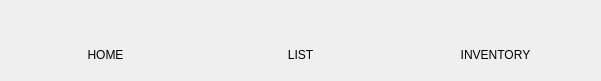
   <widget class="QWidget" name="layoutWidget">
    <property name="geometry">
     <rect>
      <x>240</x>
      <y>10</y>
      <width>601</width>
      <height>81</height>
     </rect>
    </property>
    <layout class="QGridLayout" name="gridLayout">
     <item row="0" column="0">
      <widget class="QPushButton" name="btnHome">
       <property name="cursor">
        <cursorShape>PointingHandCursor</cursorShape>
       </property>
       <property name="toolTip">
        <string>Quản lý các dự án</string>
       </property>
       <property name="styleSheet">
        <string notr="true">QPushButton#btnHome:hover {
background-color: rgb(255, 255, 255);
border-radius: 35px;
}</string>
       </property>
       <property name="text">
        <string/>
       </property>
       <property name="icon">
        <iconset resource="img.qrc">
         <normaloff>:/img/home.svg</normaloff>:/img/home.svg</iconset>
       </property>
       <property name="iconSize">
        <size>
         <width>40</width>
         <height>40</height>
        </size>
       </property>
       <property name="flat">
        <bool>true</bool>
       </property>
      </widget>
     </item>
     <item row="1" column="0">
      <widget class="QLabel" name="label">
       <property name="text">
        <string>HOME</string>
       </property>
       <property name="alignment">
        <set>Qt::AlignCenter</set>
       </property>
      </widget>
     </item>
     <item row="0" column="1">
      <widget class="QPushButton" name="btnList">
       <property name="cursor">
        <cursorShape>PointingHandCursor</cursorShape>
       </property>
       <property name="toolTip">
        <string>Quản lý thời gian biểu</string>
       </property>
       <property name="styleSheet">
        <string notr="true">QPushButton#btnList:hover {
background-color: rgb(255, 255, 255);
border-radius: 35px;
}</string>
       </property>
       <property name="text">
        <string/>
       </property>
       <property name="icon">
        <iconset resource="img.qrc">
         <normaloff>:/img/calendar.svg</normaloff>:/img/calendar.svg</iconset>
       </property>
       <property name="iconSize">
        <size>
         <width>33</width>
         <height>33</height>
        </size>
       </property>
       <property name="flat">
        <bool>true</bool>
       </property>
      </widget>
     </item>
     <item row="1" column="1">
      <widget class="QLabel" name="label_3">
       <property name="text">
        <string>LIST</string>
       </property>
       <property name="alignment">
        <set>Qt::AlignCenter</set>
       </property>
      </widget>
     </item>
     <item row="0" column="2">
      <widget class="QPushButton" name="btnInventory">
       <property name="cursor">
        <cursorShape>PointingHandCursor</cursorShape>
       </property>
       <property name="toolTip">
        <string>Trò chuyện với các thành viên</string>
       </property>
       <property name="styleSheet">
        <string notr="true">QPushButton#btnInventory:hover {
background-color: rgb(255, 255, 255);
border-radius: 35px;
}</string>
       </property>
       <property name="text">
        <string/>
       </property>
       <property name="icon">
        <iconset resource="img.qrc">
         <normaloff>:/img/add.svg</normaloff>:/img/add.svg</iconset>
       </property>
       <property name="iconSize">
        <size>
         <width>33</width>
         <height>33</height>
        </size>
       </property>
       <property name="default">
        <bool>true</bool>
       </property>
       <property name="flat">
        <bool>true</bool>
       </property>
      </widget>
     </item>
     <item row="1" column="2">
      <widget class="QLabel" name="label_4">
       <property name="text">
        <string>INVENTORY</string>
       </property>
       <property name="alignment">
        <set>Qt::AlignCenter</set>
       </property>
      </widget>
     </item>
    </layout>
   </widget>
